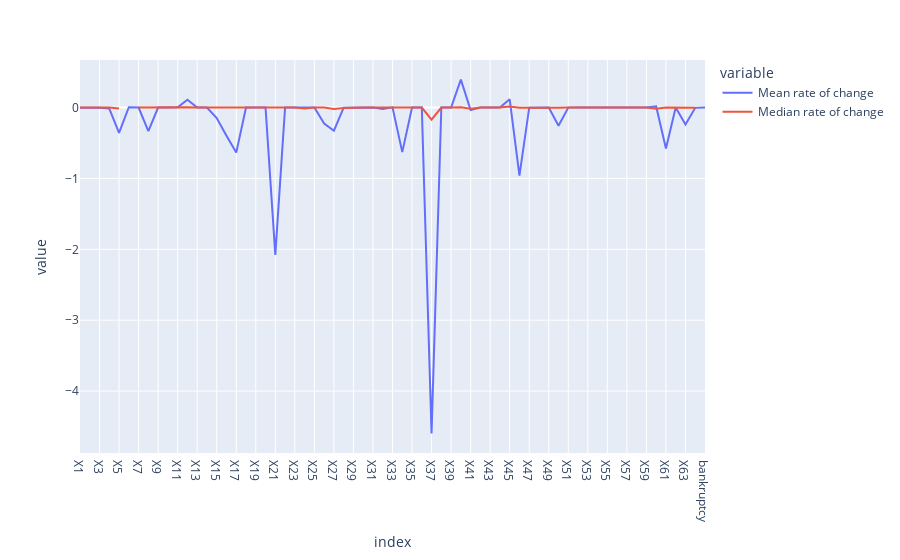

The cell this chart's notebook holds for it:
### Markdown cell above
Now the result is way more smooth with a controlled rate of change of a maximum of 4% the mean of X37

### Code cell
pex.line(df,y=["Mean rate of change","Median rate of change"])

### Figure 1 — Plotly figure (JSON) as saved in the notebook; plotly's stock layout.template omitted (floating-point values rounded to 4 significant figures)
{"data": [{"hovertemplate": "variable=Mean rate of change<br>index=%{x}<br>value=%{y}<extra></extra>", "legendgroup": "Mean rate of change", "line": {"color": "#636efa", "dash": "solid"}, "mode": "lines", "name": "Mean rate of change", "orientation": "v", "showlegend": true, "type": "scatter", "x": ["X1", "X2", "X3", "X4", "X5", "X6", "X7", "X8", "X9", "X10", "X11", "X12", "X13", "X14", "X15", "X16", "X17", "X18", "X19", "X20", "X21", "X22", "X23", "X24", "X25", "X26", "X27", "X28", "X29", "X30", "X31", "X32", "X33", "X34", "X35", "X36", "X37", "X38", "X39", "X40", "X41", "X42", "X43", "X44", "X45", "X46", "X47", "X48", "X49", "X50", "X51", "X52", "X53", "X54", "X55", "X56", "X57", "X58", "X59", "X60", "X61", "X62", "X63", "X64", "bankruptcy"], "xaxis": "x", "y": [-0.003522, 0.0001153, -0.001929, -0.01426, -0.3577, 0.004458, 0.0003044, -0.3332, 0.0001423, 0.0002748, 0.004242, 0.1098, 0, 0.0003044, -0.1474, -0.3969, -0.6353, 0.0003044, 0, 0, -2.078, 0.0002119, 0, -0.002401, 0.0003013, -0.2262, -0.3272, -0.001139, -0.0002111, 0, 0, -0.02175, 0.002995, -0.6293, 0.000679, 0.0002456, -4.597, 0.0002558, 0, 0.3939, -0.03531, 0, 0, 0, 0.1159, -0.9598, -0.001834, 0.0001338, 0, -0.2578, -0.0008259, 0.002609, 0.00506, 0.004934, 0, 0, -2.66e-06, 0, 0.0001235, 0.01624, -0.5776, 0, -0.2407, -0.004169, 0], "yaxis": "y"}, {"hovertemplate": "variable=Median rate of change<br>index=%{x}<br>value=%{y}<extra></extra>", "legendgroup": "Median rate of change", "line": {"color": "#EF553B", "dash": "solid"}, "mode": "lines", "name": "Median rate of change", "orientation": "v", "showlegend": true, "type": "scatter", "x": ["X1", "X2", "X3", "X4", "X5", "X6", "X7", "X8", "X9", "X10", "X11", "X12", "X13", "X14", "X15", "X16", "X17", "X18", "X19", "X20", "X21", "X22", "X23", "X24", "X25", "X26", "X27", "X28", "X29", "X30", "X31", "X32", "X33", "X34", "X35", "X36", "X37", "X38", "X39", "X40", "X41", "X42", "X43", "X44", "X45", "X46", "X47", "X48", "X49", "X50", "X51", "X52", "X53", "X54", "X55", "X56", "X57", "X58", "X59", "X60", "X61", "X62", "X63", "X64", "bankruptcy"], "xaxis": "x", "y": [-1.319e-05, 0.0001242, -0.0004137, 0.0007324, -0.01429, null, 6.416e-10, 0.002167, 0.0002073, -7.11e-05, 0.005598, 0.004996, 0, 6.439e-10, -0.000216, 0.001141, -0.0009696, 6.399e-10, 0, 0, 0.003517, -0.001107, 0, -0.01234, 0.0001005, -1.809e-05, -0.02103, -0.007645, -2.419e-05, 0, 0, -1.313e-05, 0.001948, -0.005712, 7.548e-05, -0.0001381, -0.1714, -0.0001605, 0, 0.00338, -0.01486, 0, 0, 0, 0.0145, -0.002192, -0.004261, -4.74e-05, 0, -0.001179, -2.781e-05, -0.001489, -0.0005057, 0.004034, 0, 0, -0.0004268, 0, -0.0004747, -0.01549, 0.0009241, 0, -0.003206, -0.0009703, null], "yaxis": "y"}], "layout": {"legend": {"title": {"text": "variable"}, "tracegroupgap": 0}, "margin": {"t": 60}, "xaxis": {"anchor": "y", "domain": [0, 1], "title": {"text": "index"}}, "yaxis": {"anchor": "x", "domain": [0, 1], "title": {"text": "value"}}}}
